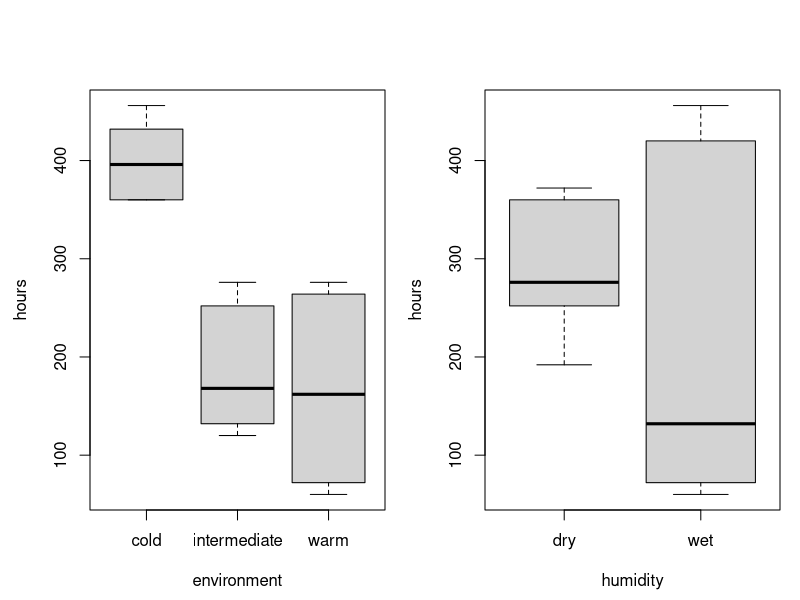
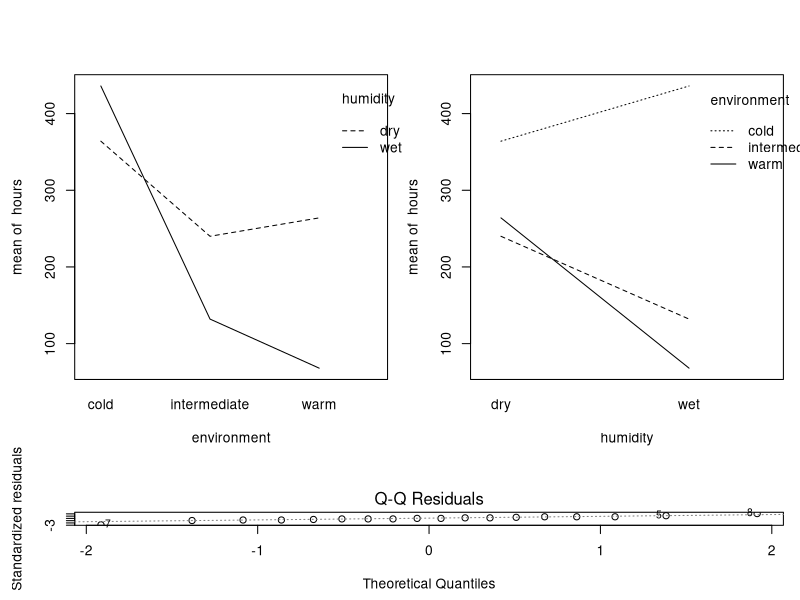
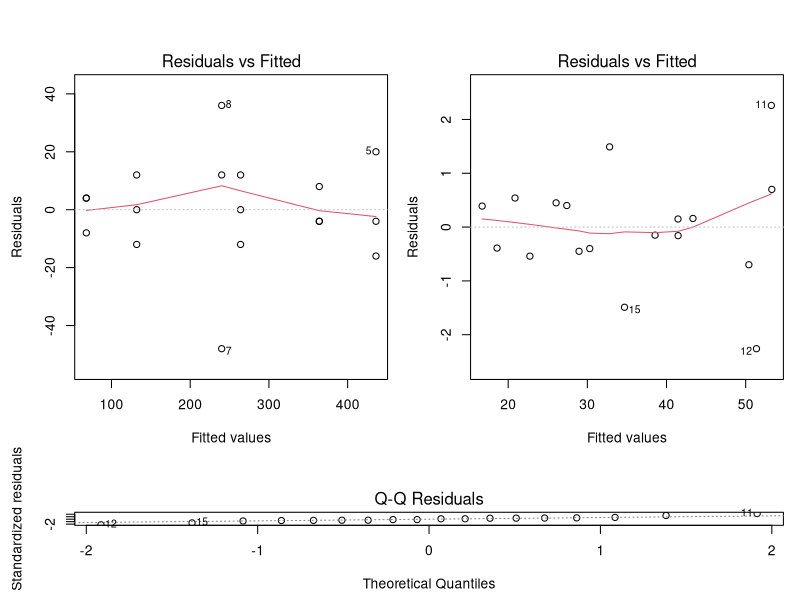
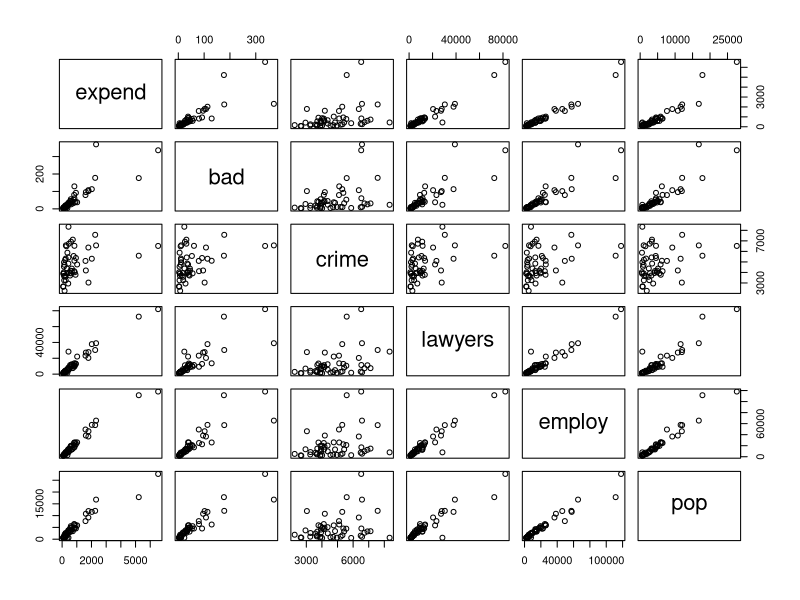
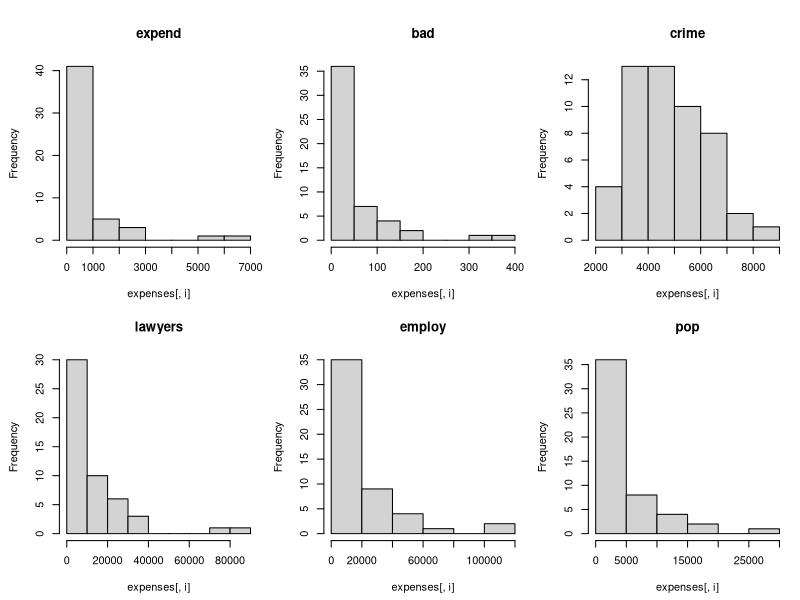
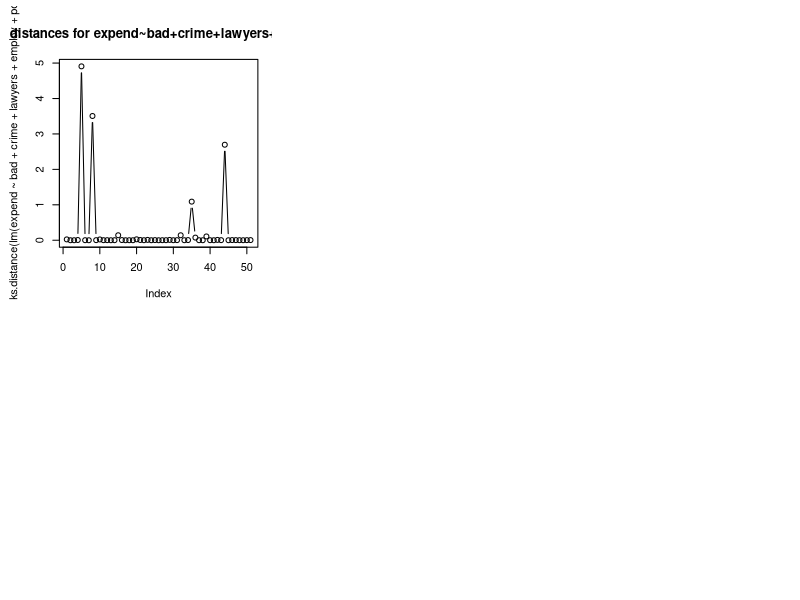
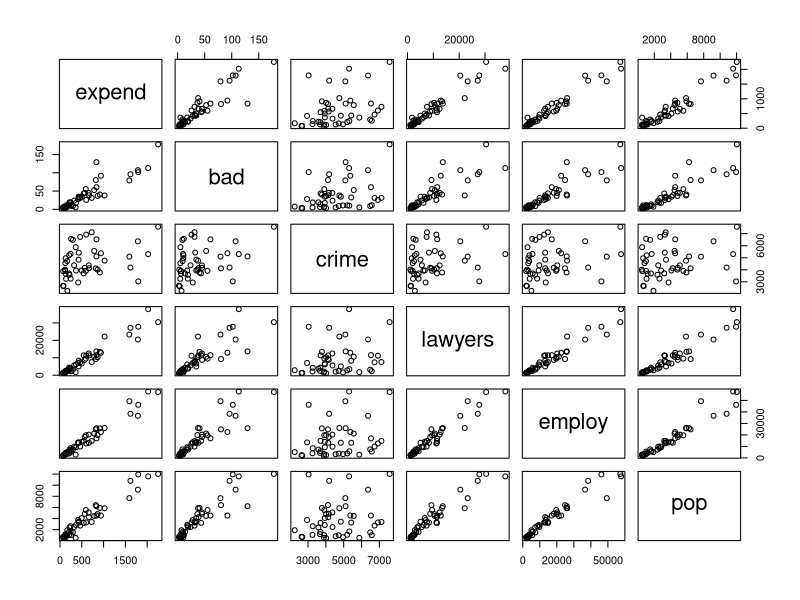
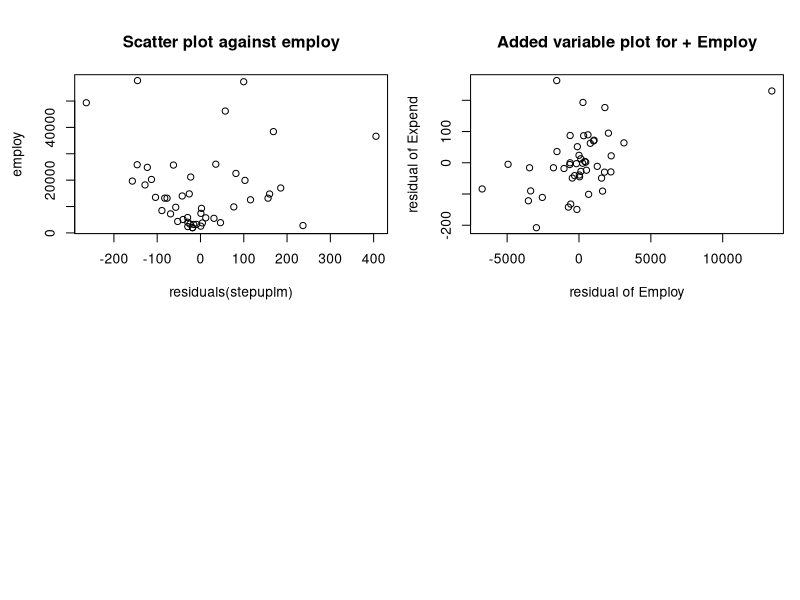

Recreate these plots in R, in order.
## ---- chunk 1
knitr::opts_chunk$set(echo = TRUE)
options(digits=3)
## ---- chunk 2
bread = read.table("bread.txt",header=TRUE)
## ---- chunk 3
I=3; J=2; N=3
rbind(rep(1:I,each=N*J),rep(1:J,N*I),sample(1:(N*I*J)))
## ---- chunk 4
attach(bread)
par(mfrow=c(1,2), mar=c(4,4,4,1), oma=c(0.5,0.5,0.5,0))
boxplot(hours~environment)
boxplot(hours~humidity)
## ---- chunk 5
layout(matrix(c(1,2,3,3), ncol=2, byrow=TRUE), heights=c(3, 1))
interaction.plot(environment, humidity, hours)
interaction.plot(humidity, environment, hours)
## ---- chunk 6
bread$environment=as.factor(bread$environment)
bread$humidity=as.factor(bread$humidity)

breadov=lm(hours~environment*humidity)
anova(breadov)
## ---- chunk 7
plot(breadov,2)
plot(breadov,1)
## ---- chunk 8
library(lme4)
# load data
cow=read.table("cow.txt",header=TRUE)
cow$treatment=factor(cow$treatment)
cow$id=factor(cow$id)
cow$per=factor(cow$per)
cow$order=factor(cow$order)
attach(cow)
# boxplot(milk~treatment)
## ---- chunk 9
anova(lm(milk~id+per+treatment))
## ---- chunk 10
summary((lm(milk~id+per+treatment)))
## ---- chunk 11
plot(lm(milk~id+per+treatment), 1)
plot(lm(milk~id+per+treatment), 2)
## ---- chunk 12
cowlmer = lmer(milk~order+per+treatment+(1|id))
cowlmer_reduced = lmer(milk~order+per+(1|id), REML=FALSE)
(anova(cowlmer_reduced, cowlmer))
## ---- chunk 13
t.test(milk[treatment=="A"],milk[treatment=="B"], paired=TRUE)
## ---- chunk 14
cowlmer = lmer(milk~order+treatment+per+(1|id))
cowlmer_reduced = lmer(milk~order+treatment+(1|id), REML=FALSE)
(anova(cowlmer_reduced, cowlmer))
## ---- chunk 15
anova(lm(milk~treatment+id))
## ---- chunk 16
wordcounts = read.table("austen.txt", header=TRUE)
austen = subset(wordcounts, select = c('Sense', 'Emma', 'Sand1'))
austen
z=chisq.test(austen)
z
## ---- chunk 17
z$residuals
## ---- chunk 18
z1=chisq.test(wordcounts)
z1
## ---- chunk 19
z1$residuals
## ---- chunk 20
library(lme4)
expenses = read.table("expensescrime.txt",header=TRUE)
expenses$state=as.factor(expenses$state)
attach(expenses)
expenses
## ---- chunk 21
plot(expenses[,c(2,3, 4, 5, 6, 7)])
## ---- chunk 22
par(mfrow=c(2,3))
for (i in 2:7) {
  hist(expenses[,i], main=names(expenses)[i])
}
## ---- chunk 23
print("Cook's distances for lm(expend~bad+crime+lawyers+employ+pop):")
round(cooks.distance(lm(expend~bad+crime+lawyers+employ+pop)), 2)
plot(cooks.distance(lm(expend~bad+crime+lawyers+employ+pop)),type="b", main="Cook's distances for expend~bad+crime+lawyers+employ+pop")
## ---- chunk 24
expenses = expenses[-c(5, 8, 35, 44), ]
attach(expenses)
## ---- chunk 25
plot(expenses[,c(2,3, 4, 5, 6, 7)])
## ---- chunk 26
round(cor(expenses[,c(2, 3, 4, 5, 6, 7)]), 2)
## ---- chunk 27
factors = colnames(expenses)[3:length(colnames(expenses))]

# 1st factor
R2 = numeric(length(factors))

for (i in 1:length(factors)) {
  R2[i] = summary(lm(paste('expend',  '~', factors[i]), data=expenses))[[8]]
}

print("R^2 values for addition of first variable:"); factors; R2
factor_one = factors[which.max(R2)]
print(paste0("Factor with highest R^2 value: ", factor_one))

# remove chosen first factor from list
factors = factors[-which.max(R2)]

# 2nd factor
R2 = numeric(length(factors))
for (i in 1:length(factors)) {
  R2[i] = summary(lm(paste('expend',  '~', factor_one, '+', factors[i]), data=expenses))[[8]]
}

print("R^2 values for addition of second variable:"); factors; R2
factor_two = factors[which.max(R2)]
print(paste0("Factor with highest R^2 value: ", factor_two))

summary(lm(expend~employ), data=expenses)

## ---- chunk 28
# start with all variables
summary(lm(expend~bad+crime+lawyers+employ+pop, data=expenses))[4]
print("Crime has highest p-value of 9.86e-1, thus remove crime as variable")

summary(lm(expend~bad+lawyers+employ+pop, data=expenses))[4]
print("Pop has highest p-value of 0.270, thus remove pop as variable")

summary(lm(expend~bad+lawyers+employ, data=expenses))
print("Bad has highest p-value of 0.045, which is below 0.05")
## ---- chunk 29
attach(expenses)
stepuplm = lm(expend~employ)

# 2
par(mfrow=c(2,2))
plot(residuals(stepuplm), employ, main="Scatter plot against employ")

# 3
x = residuals(lm(employ~bad+crime+lawyers+pop))
y = residuals(lm(expend~bad+crime+lawyers+pop))
plot(x,y,main="Added variable plot for + Employ", xlab="residual of Employ", ylab="residual of Expend")

# 4
par(mfrow=c(2,2))
plot(residuals(stepuplm), bad, main="Scatter plot against bad")
plot(residuals(stepuplm), crime, main="Scatter plot against crime")
plot(residuals(stepuplm), lawyers, main="Scatter plot against lawyers")
plot(residuals(stepuplm), pop, main="Scatter plot against pop")
# NIKS LINEAR DUS KAN WEG?

# 5
plot(residuals(stepuplm), expend)
plot(residuals(stepuplm),fitted(stepuplm))

# 6
qqnorm(residuals(stepuplm))
# slide 21
shapiro.test(residuals(stepuplm))
